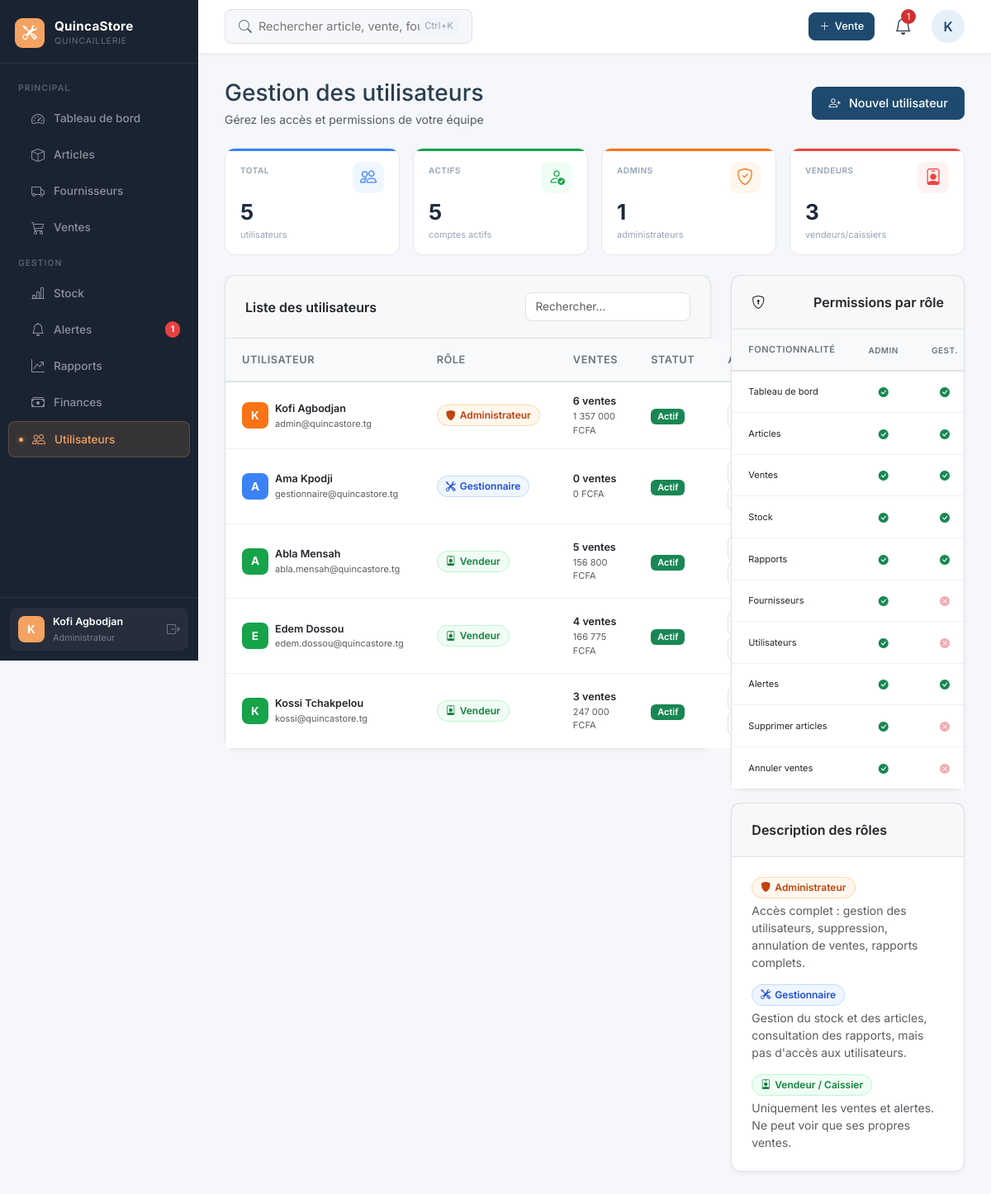
/users.php (signed in), run on the app's committed database.
### tables this page shows
CREATE TABLE `users` (
  `id` int(11) NOT NULL,
  `nom` varchar(100) NOT NULL,
  `email` varchar(150) NOT NULL,
  `password` varchar(255) NOT NULL,
  `role` enum('administrateur','gestionnaire','vendeur') DEFAULT 'vendeur',
  `actif` tinyint(1) DEFAULT 1,
  `created_at` timestamp NOT NULL DEFAULT current_timestamp()
);

### users.php (the view, shortened to what the rows shown need)
<?php
require_once 'config.php';
require_once 'database.php';
$stmt = mysqli_prepare($conn, "
    SELECT u.*,
           COUNT(v.id) as nb_ventes,
           COALESCE(SUM(v.montant_total), 0) as ca_total
    FROM users u
    LEFT JOIN ventes v ON v.utilisateur_id = u.id AND v.statut = 'validée'
    GROUP BY u.id
    ORDER BY u.role, u.nom
");
mysqli_stmt_execute($stmt);
$users = mysqli_fetch_all(mysqli_stmt_get_result($stmt), MYSQLI_ASSOC);
?>
<!DOCTYPE html>
<html lang="fr">
<head>
    <link href="https://cdn.jsdelivr.net/npm/bootstrap@5.3.0/dist/css/bootstrap.min.css" rel="stylesheet">
    <link rel="stylesheet" href="https://cdn.jsdelivr.net/npm/bootstrap-icons@1.11.3/font/bootstrap-icons.min.css">
    <link rel="stylesheet" href="assets/style.css">
</head>
<body>
    <?php include 'includes/sidebar.php'; ?>
    <div class="main-content">
        <div class="page-content">
            <div class="d-flex justify-content-between align-items-center mb-4">
                <div>
                    <h1 class="h3 mb-1">Gestion des utilisateurs</h1>
                </div>
            </div>
            <div class="row g-4">
                <div class="col-lg-8">
                    <div class="card">
                        <div class="card-body p-0">
                            <table class="table mb-0" id="usersTable">
                                <thead>
                                    <tr>
                                        <th>Utilisateur</th>
                                        <th>Rôle</th>
                                        <th>Ventes</th>
                                        <th>Statut</th>
                                        <th>Actions</th>
                                    </tr>
                                </thead>
                                <tbody>
                                    <?php foreach ($users as $u): ?>
                                    <tr>
                                        <td>
                                            <div class="d-flex align-items-center gap-2">
                                                <div class="user-avatar-sm" style="background:<?= $u['role'] === 'administrateur' ? '#f97316' : ($u['role'] === 'gestionnaire' ? '#3b82f6' : '#16a34a') ?>">
                                                    <?= strtoupper(substr($u['nom'], 0, 1)) ?>
                                                </div>
                                                <div>
                                                    <div class="fw-600 small"><?= htmlspecialchars($u['nom']) ?></div>
                                                    <div class="text-muted" style="font-size:11px"><?= htmlspecialchars($u['email']) ?></div>
                                                </div>
                                            </div>
                                        </td>
                                        <td>
                                            <span class="role-badge role-<?= $u['role'] ?>">
                                                <?php
                                                $roleIcons = ['administrateur' => 'bi-shield-fill', 'gestionnaire' => 'bi-tools', 'vendeur' => 'bi-person-badge'];
                                                ?>
                                                <i class="bi <?= $roleIcons[$u['role']] ?>"></i>
                                                <?= ucfirst($u['role']) ?>
                                            </span>
                                        </td>
                                        <td>
                                            <div class="small fw-600"><?= $u['nb_ventes'] ?> ventes</div>
                                            <div class="text-muted" style="font-size:11px"><?= fcfa($u['ca_total']) ?></div>
                                        </td>
                                        <td>
                                            <form method="POST" class="d-inline">
                                                <button type="submit" class="badge border-0 <?= $u['actif'] ? 'bg-success' : 'bg-secondary' ?>"
                                                    style="cursor:pointer;font-size:11px;padding:4px 8px;"
                                                    <?= $u['id'] == $_SESSION['user_id'] ? 'disabled' : '' ?>>
                                                    <?= $u['actif'] ? 'Actif' : 'Inactif' ?>
                                                </button>
                                            </form>
                                        </td>
                                        <td>
                                            <button class="btn btn-sm btn-outline"
                                                data-bs-toggle="modal"
                                                data-bs-target="#editModal<?= $u['id'] ?>"
                                                title="Modifier">
                                            </button>
                                            <?php if ($u['id'] != $_SESSION['user_id']): ?>
                                            <form method="POST" class="d-inline delete-form">
                                                <button type="submit" class="btn btn-sm btn-outline text-danger" title="Supprimer">
                                                </button>
                                            </form>
                                            <?php endif; ?>
                                        </td>
                                    </tr>
                                    <?php endforeach; ?>
                                </tbody>
                            </table>
                        </div>
                    </div>
                </div>
                <div class="col-lg-4">
                    <div class="card">
                        <div class="card-body p-0">
                            <div class="table-responsive">
                                <table class="table table-sm mb-0">
                                    <thead>
                                        <tr>
                                            <th style="font-size:11px">Fonctionnalité</th>
                                            <th class="text-center" style="font-size:10px">Admin</th>
                                            <th class="text-center" style="font-size:10px">Gest.</th>
                                        </tr>
                                    </thead>
                                </table>
                            </div>
                        </div>
                    </div>
                </div>
            </div>
        </div>
    </div>
</body>
</html>

### includes/sidebar.php (shortened to what the rows shown need)
<?php
$user = getCurrentUser();
?>
<aside class="sidebar">
    <div class="sidebar-footer">
        <div class="sidebar-user">
            <div class="sidebar-user-avatar"><?= strtoupper(substr($user['nom'], 0, 1)) ?></div>
            <div class="sidebar-user-info">
                <div class="sidebar-user-name"><?= htmlspecialchars($user['nom']) ?></div>
                <div class="sidebar-user-role"><?= ucfirst($user['role']) ?></div>
            </div>
            <a href="logout.php" class="sidebar-logout" title="Déconnexion"><i class="bi bi-box-arrow-right"></i></a>
        </div>
    </div>
</aside>

### data on the page
users: nom "K", nom "Kofi Agbodjan", role "Administrateur", email "admin@quincastore.tg", nb_ventes "6", ca_total "1 357 000 FCFA", actif "Actif"
users: nom "A", nom "Ama Kpodji", email "gestionnaire@quincastore.tg", role "Gestionnaire", nb_ventes "0", ca_total "0 FCFA", actif "Actif"
users: nom "A", nom "Abla Mensah", email "abla.mensah@quincastore.tg", role "Vendeur", nb_ventes "5", ca_total "156 800 FCFA", actif "Actif"
users: nom "E", nom "Edem Dossou", email "edem.dossou@quincastore.tg", role "Vendeur", nb_ventes "4", ca_total "166 775 FCFA", actif "Actif"
users: nom "K", nom "Kossi Tchakpelou", email "kossi@quincastore.tg", role "Vendeur", nb_ventes "3", ca_total "247 000 FCFA", actif "Actif"

### other printed values
$nbA "1"
$nbAlertesH "1"
substr($_SESSION['nom'], 0, 1) "K"
$totalUsers "5"
$totalActifs "5"
$totalAdmins "1"
$totalVendeurs "3"
$label "Tableau de bord"
$label "Articles"
$label "Ventes"
$label "Stock"
$label "Rapports"
$label "Fournisseurs"
$label "Utilisateurs"
$label "Alertes"
